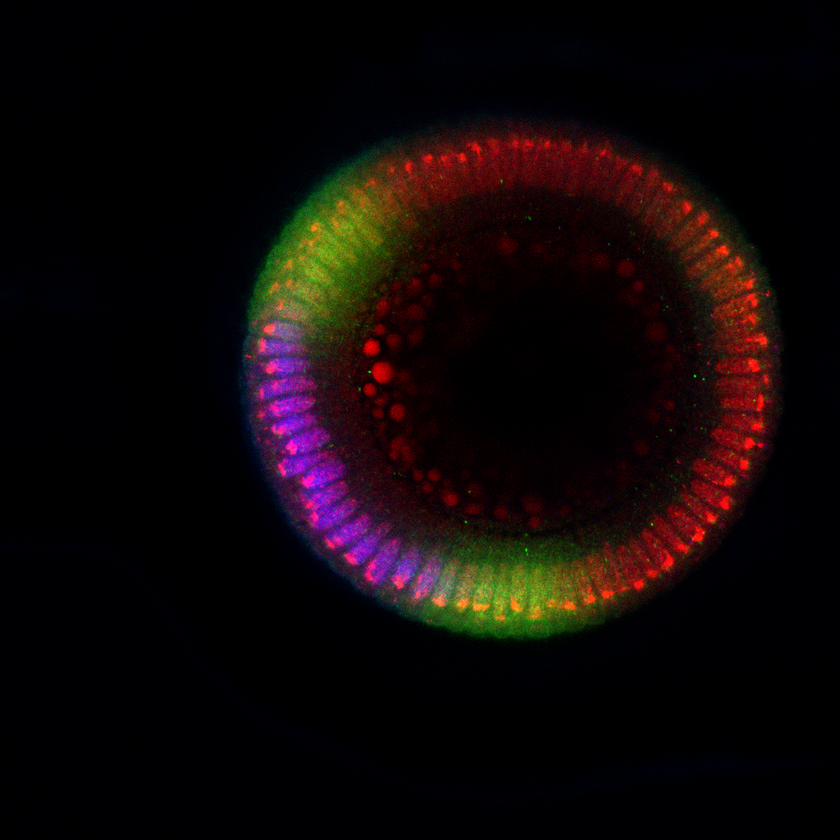
%> input picture image_analysis_paper_development2/code_for_distribution/drosophila_fixed_images/emb06.tif, 840 x 840 px, shrunk from 1024 x 1024 before the run
$ octave --eval "result = shift_image(imread('drosophila_fixed_images/emb06.tif'));"   (GNU Octave 9; MATLAB toolbox functions it lacks are replaced by stand-ins)
%> lines starting %> are read from the running program, lines starting %| are printed output that depends on the picture; in (x1, y1, x2, y2) boxes, pixels count from 0 and x2, y2 are one past the last pixel; in counts of white or black regions, pixels touching at a corner belong together; the program's own positions count from 1
function im2 = shift_image(im1)

npixels = size(im1, 1);
npixels2 = size(im1, 2);

bw = edge(rgb2gray(im1), 'canny');
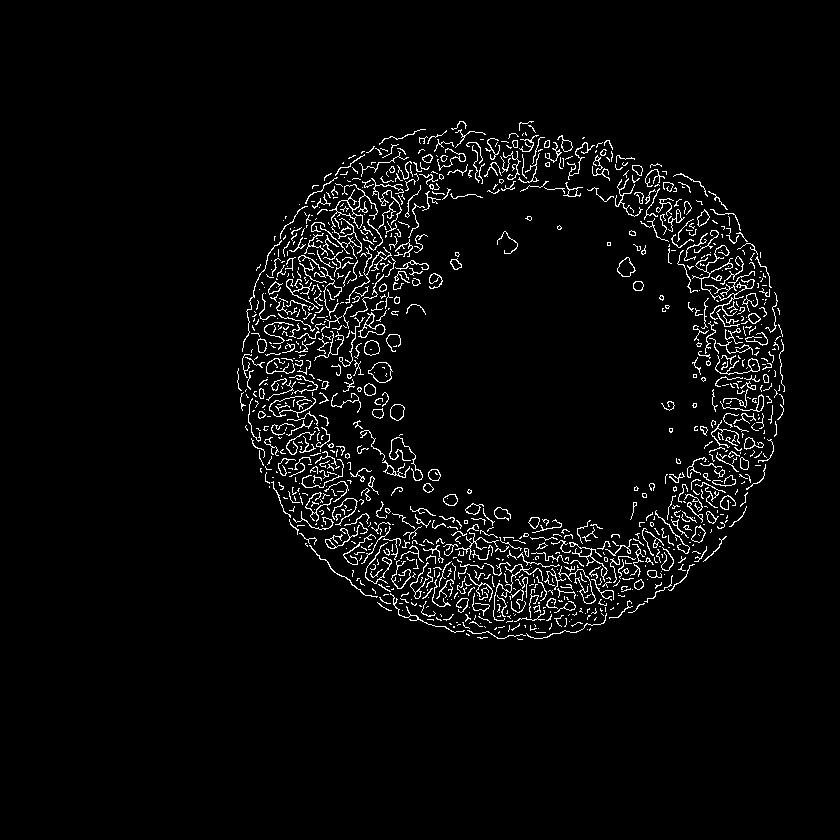
%> bw: size 840x840 logical; 3.6% white in thin lines or dots, all inside (x1, y1, x2, y2) = (237, 121, 785, 640)
bw = imfill(bw,'holes');
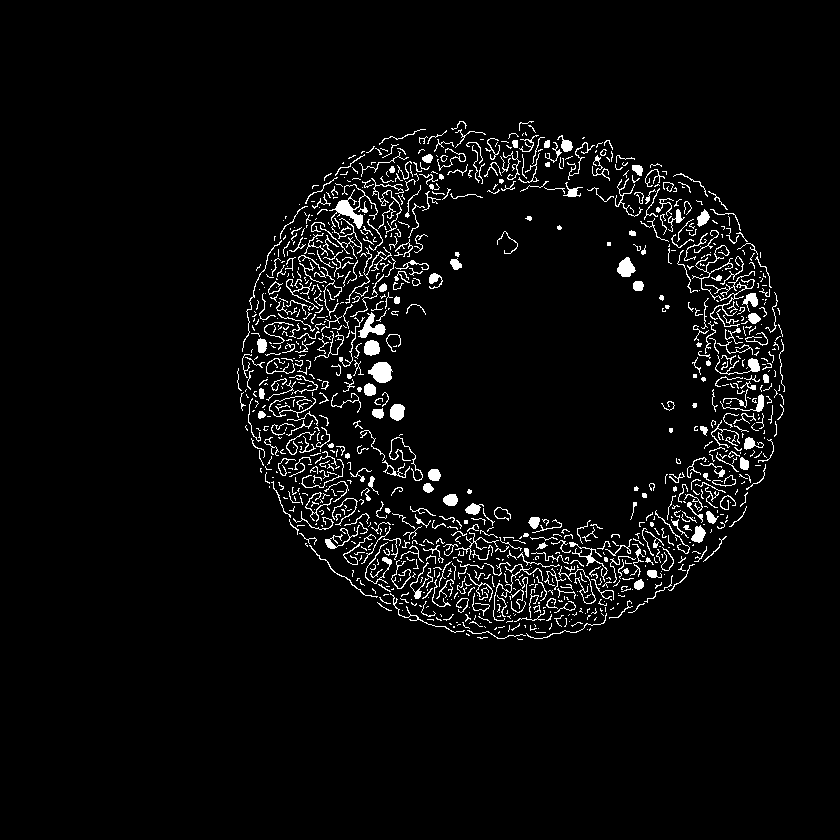
%> bw: size 840x840 logical; 4.1% white in thin lines or dots, all inside (x1, y1, x2, y2) = (237, 121, 785, 640)
% bw = bwareaopen(bw,150);
bw = imclose(bw, strel('disk',round(0.01*(npixels+npixels2))));
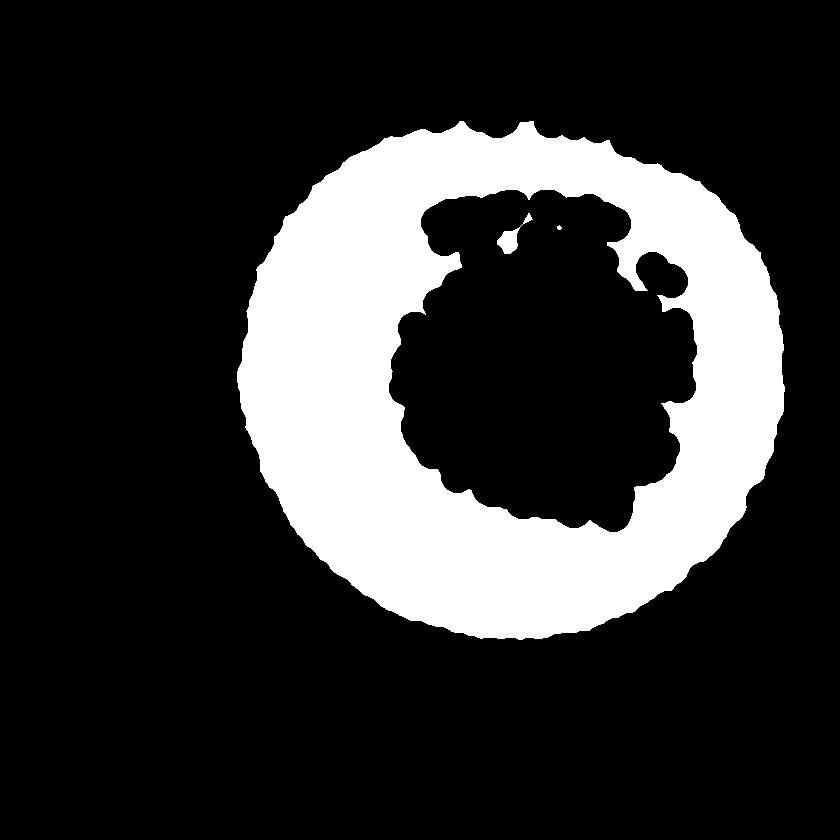
%> bw: size 840x840 logical; 20.3% white; 3 white regions (1 under 20 px), largest, box (x1, y1, x2, y2) and area: (237, 121, 785, 640) 143082, (497, 213, 533, 254) 432

[L,N] = bwlabel(bw,8);
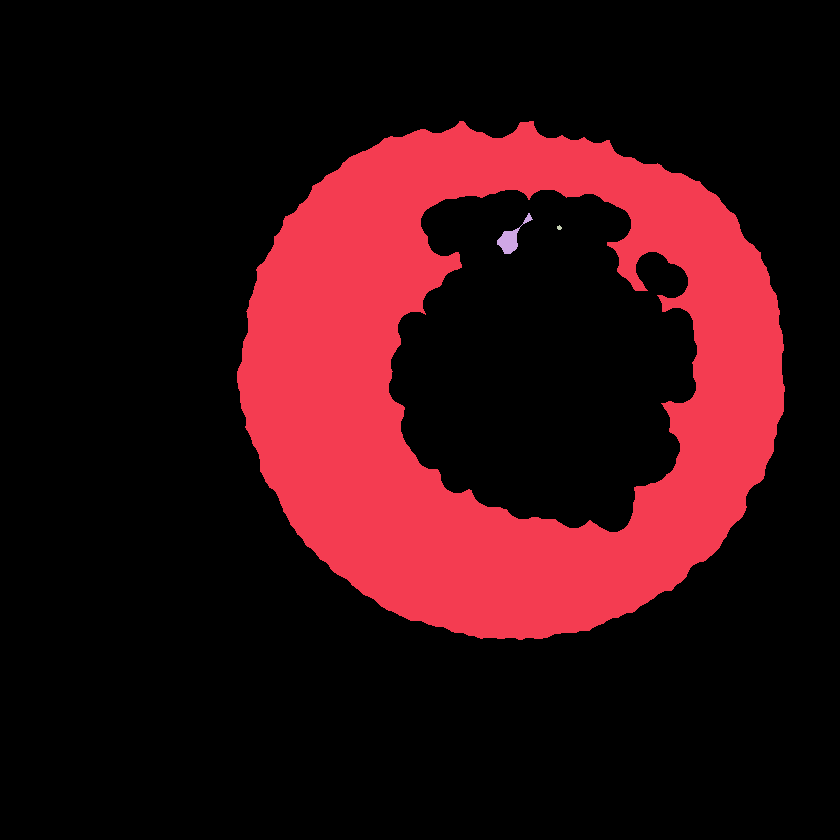
%> L: size 840x840 double; 4 distinct labels, from 0 to 3; one colour per label, 0 black
%> N = 3
imdata = regionprops(L,'Area','Centroid');
%> imdata = 3 regions; Area and Centroid: 143082 [494.4 389], 432 [511.7 239.2], 18 [559.9 228.3]
[~, i] = max([imdata.Area]);
%> i = 1

tform = affine2d([1 0 0; 0 1 0; round(npixels/2)-imdata(i).Centroid(1) round(npixels2/2)-imdata(i).Centroid(2) 1]);

% im2 = imtranslate(im1, round(npixels/2)-imdata(i).Centroid(1), round(npixels2/2)-imdata(i).Centroid(2));
Rout = imref2d(size(im1));
im2 = imwarp(im1,tform, 'outputview', Rout, 'FillValues', squeeze(uint8(mean(mean(double(im1), 1), 2))));
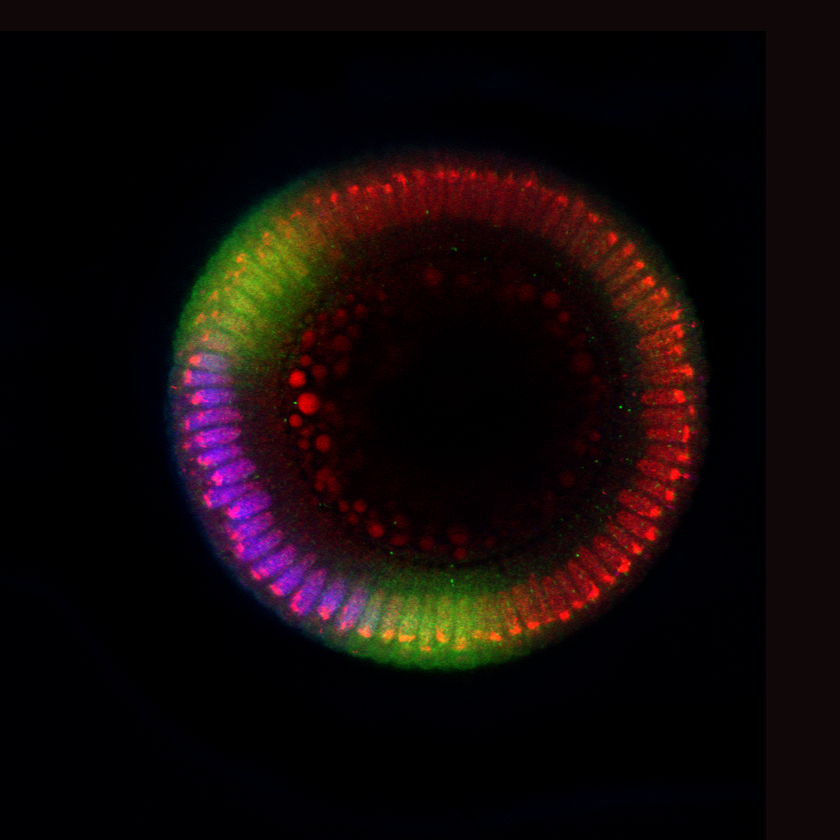
%> im2: size 840x840x3 uint8; mean R, G, B 18, 8.7, 8.7

$ run again, on image_analysis_paper_development2/code_for_distribution/drosophila_fixed_images/emb100.tif
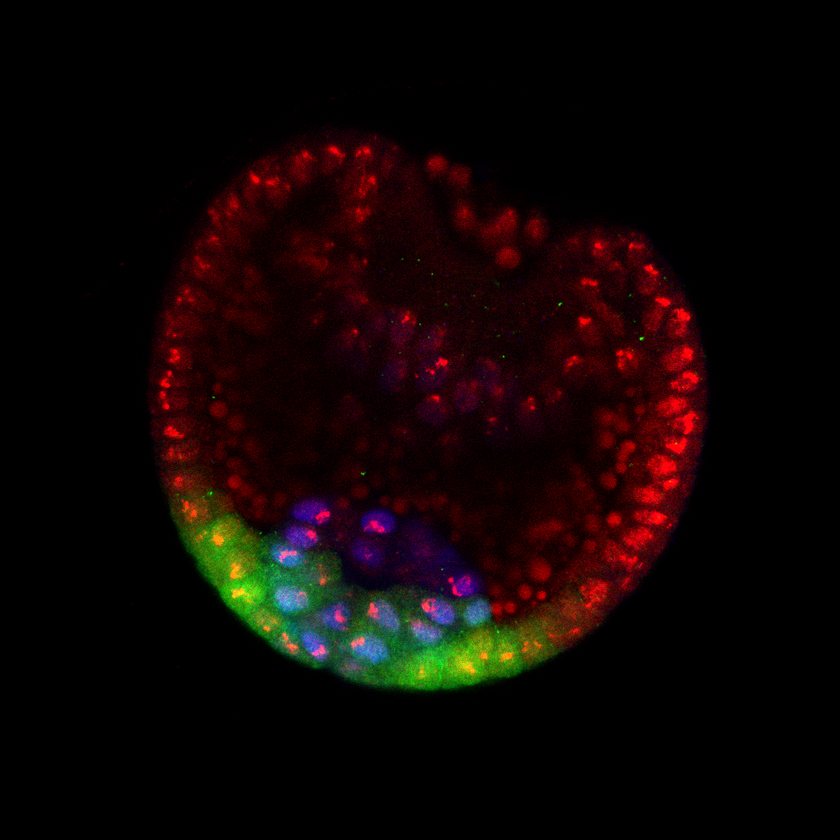
%> input picture image_analysis_paper_development2/code_for_distribution/drosophila_fixed_images/emb100.tif, 840 x 840 px, shrunk from 1024 x 1024 before the run
%> in shift_image, `[L,N] = bwlabel(bw,8);`:
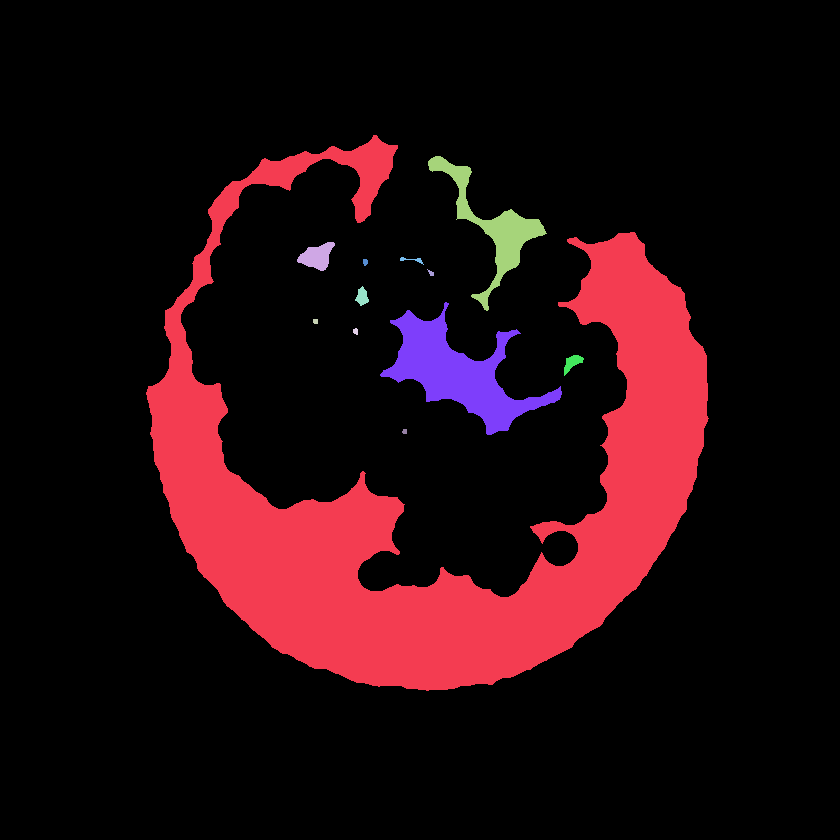
%> L: size 840x840 double; 13 distinct labels, from 0 to 12; one colour per label, 0 black
%> N = 12
%> imdata = 12 regions; largest, Area and Centroid: 97194 [436.9 494.5], 8258 [459.3 373.4], 3542 [492.7 226.9], 643 [317.6 257.1], 201 [573 363.4]
%> i = 1
%> in shift_image, `im2 = imwarp(im1,tform, 'outputview', Rout, 'FillValues', squeeze(uint..`:
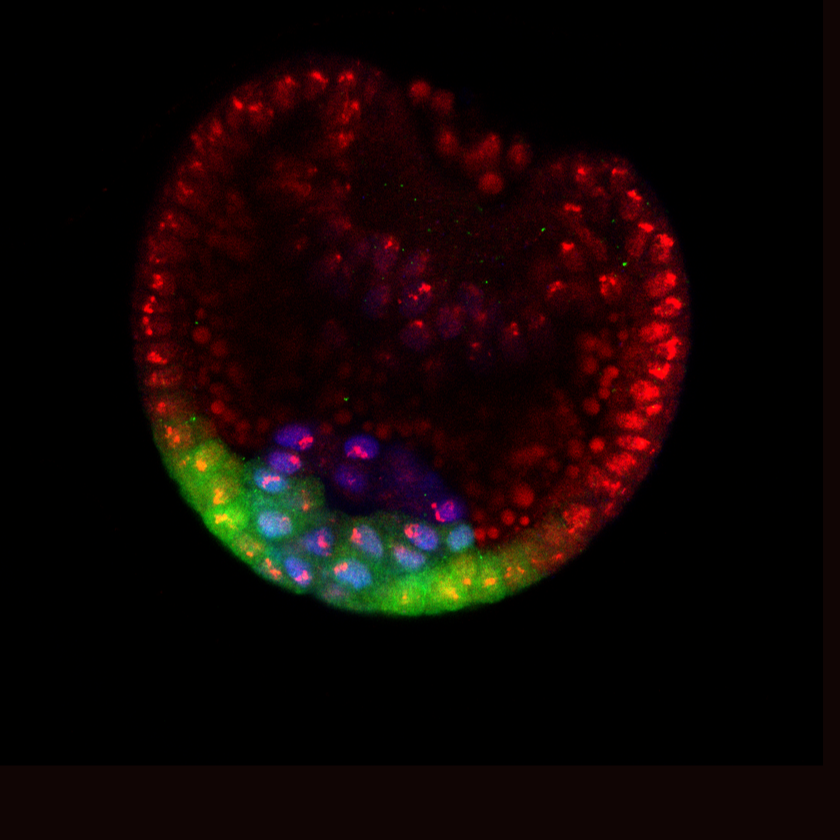
%> im2: size 840x840x3 uint8; mean R, G, B 17.5, 5.8, 4.6
